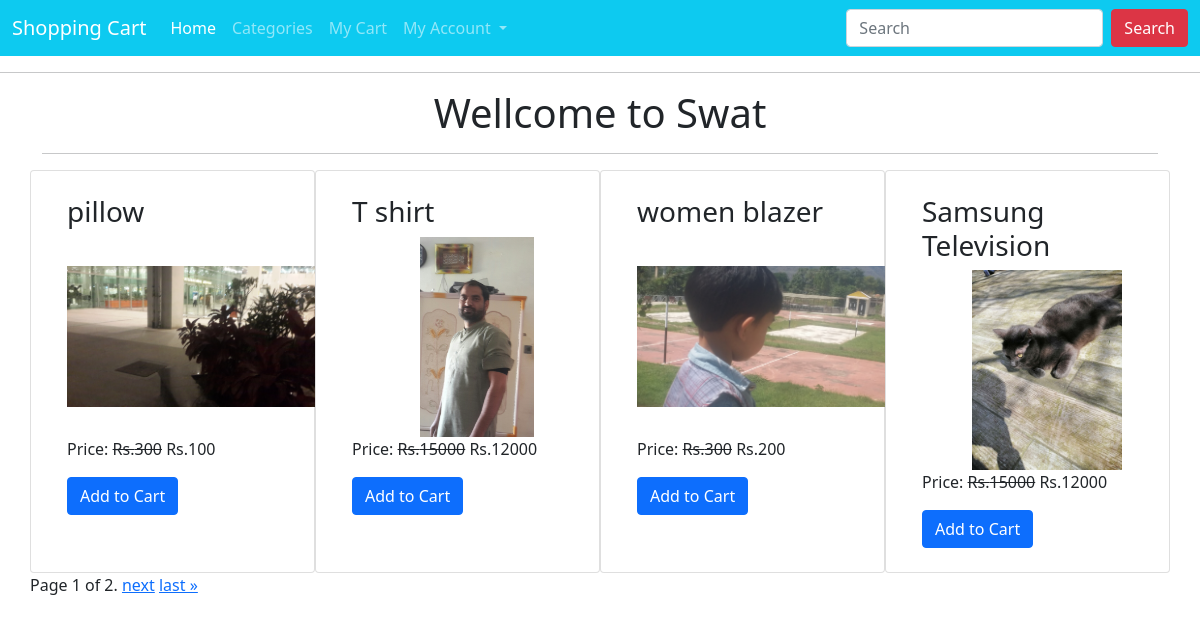
The page / on the database its author committed.
### ecomapp/models.py (models this page shows, shortened)
class Product (models.Model):
    title=models.CharField(max_length=200)
    slug=models.SlugField(unique=True)
    category=models.ForeignKey(Category, on_delete=models.CASCADE)
    image=models.ImageField(upload_to="products")
    marked_price=models.PositiveIntegerField()
    selling_price=models.PositiveIntegerField()
    description=models.TextField()
    warrantly=models.CharField(max_length=300, null=True, blank=True)
    retrun_policy=models.CharField(max_length=300, null=True, blank=True)
    view_count=models.PositiveIntegerField(default=0)

### ecomapp/views.py (the view)
# urls.py: path("",HomeViews.as_view(), name="home"),
class HomeViews(EcomMixin, TemplateView):
    template_name="home.html"
    def get_context_data(self, **kwargs):
        context = super().get_context_data(**kwargs)
        context['myname'] = "Hayat Shah"
        all_products=Product.objects.all().order_by("-id")
        paginator = Paginator(all_products, 4)
        page_number = self.request.GET.get('page')
        product_list=paginator.get_page(page_number)
        context['product_list'] = product_list
        return context

### ecomapp/views.py (called while the page is built)
    def dispatch(self, request, *args, **kwargs):
        cart_id=request.session.get("cart_id")
        if cart_id:
            cart_obj=Cart.objects.get(id=cart_id)
            if request.user.is_authenticated and request.user.customer:
                cart_obj.customer=request.user.customer
                cart_obj.save()
        return super(). dispatch (request, *args, **kwargs)

### templates/home.html (shortened to what this page needs)
{%extends 'base.html'%}
{% block content%}
<div class="container">
    <h1 class="text-center"> Wellcome to Swat</h1>
    <hr>
    <div class="row mt-3">
        {% for p in product_list %}
        <div class="col-md-3 card">
            <div class="m-4">
            <h3>{{p.title}}</h3>
            <img src="{{p.image.url}}" alt="" width=250 style="height:200px; object-fit:contain;">
            <P> Price: <strike> Rs.{{p.marked_price}}</strike> Rs.{{p.selling_price}}</p>
            <a href="{% url 'ecomapp:addtocart' p.id %}" class="btn btn-primary"> Add to  Cart </a>
            </div>
        </div>
        {%endfor%}
        <div class="pagination">
            <span class="step-links">
                <span class="current">
                    Page {{ product_list.number }} of {{ product_list.paginator.num_pages }}.
                </span>
                {% if product_list.has_next %}
                    <a href="?page={{ product_list.next_page_number }}">next</a>
                    <a href="?page={{ product_list.paginator.num_pages }}">last &raquo;</a>
                {% endif %}
            </span>
        </div>
    </div>
</div>
{% endblock %}

### rows shown on the page
Product: title "pillow", image (picture), marked_price "300", selling_price "100"
Product: title "T shirt", image (picture), marked_price "15000", selling_price "12000"
Product: title "women blazer", image (picture), marked_price "300", selling_price "200"
Product: title "Samsung Television", image (picture), marked_price "15000", selling_price "12000"

### other values the page prints
{{ product_list.number }} "1"
{{ product_list.paginator.num_pages }} "2"
